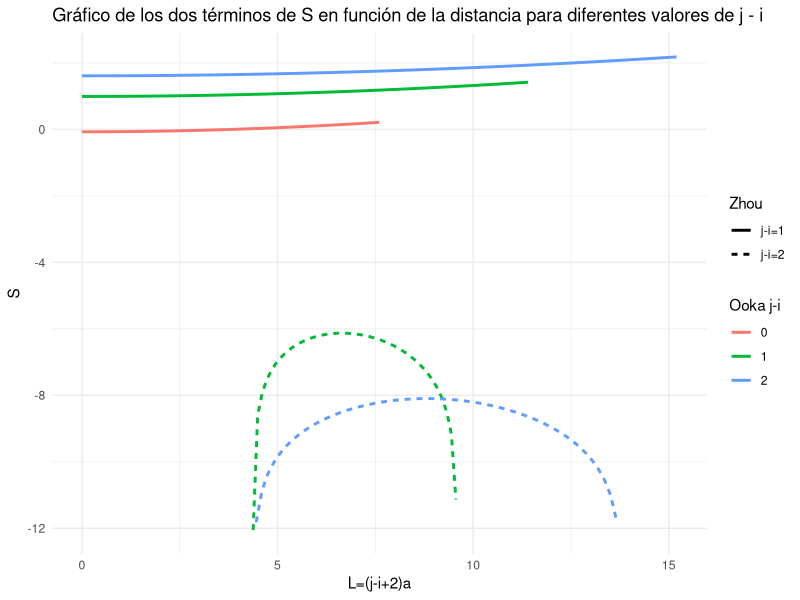

Here is the R script that generated this plot:
library(ggplot2)

# Parámetros
lp <- 6  # Longitud de persistencia en Amstrongs

# Define la función para el primer cálculo de S
calc_S1 <- function(r, delta_ji) {
  1.5 * log(delta_ji + 1) + 1.5 * (r^2 - 3.8^2) / ((delta_ji + 2) * 2 * 20 * 3.8)
}

# Define la función para el segundo cálculo de S y w
calc_S2 <- function(d, delta_ji) {
  lc <- delta_ji * 3.8
  w <- (5.0 * lp / (4.0 * lc)) - (2.0 * d^2 / lc^2) +
    (33.0 * d^4 / (80.0 * lp * lc^3)) + 
    (79.0 * lp^2 / (160.0 * lc^2)) + 
    (329.0 * d^2 * lp / (120.0 * lc^3)) - 
    (6799.0 * d^4 / (1600.0 * lc^4)) + 
    (3441.0 * d^6 / (2800.0 * lp * lc^5)) - 
    (1089.0 * d^8 / (12800.0 * lp^2 * lc^6))
  S <- -1.5 * log(4 * pi * lp * lc / 3) - 3 * d^2 / (4 * lp * lc) + log(1 - w)
  return(S)
}

# Generar los datos para j - i = 0, 1, 2 con los dos términos de S
data <- do.call(rbind, lapply(0:2, function(delta_ji) {
  # Para el primer término de S
  r_values <- seq(0, (delta_ji + 2) * 3.8, length.out = 100)
  S1_values <- sapply(r_values, calc_S1, delta_ji = delta_ji)
  
  # Para el segundo término de S
  d_values <- seq(0, (delta_ji + 2) * 3.8, length.out = 100)
  S2_values <- sapply(d_values, calc_S2, delta_ji = delta_ji)
  
  # Combinar datos
  data.frame(
    r = c(r_values, d_values),
    S = c(S1_values, S2_values),
    delta_ji = factor(delta_ji),
    type = rep(c("j-i=1", "j-i=2"), each = 100)
  )
}))

# Graficar usando ggplot
ggplot(data, aes(x = r, y = S, color = delta_ji, linetype = type)) +
  geom_line(size = 1) +
  labs(x = "L=(j-i+2)a", y = "S",
       color = "Ooka j-i", linetype = "Zhou") +
  theme_minimal() +
  ggtitle("Gráfico de los dos términos de S en función de la distancia para diferentes valores de j - i")

